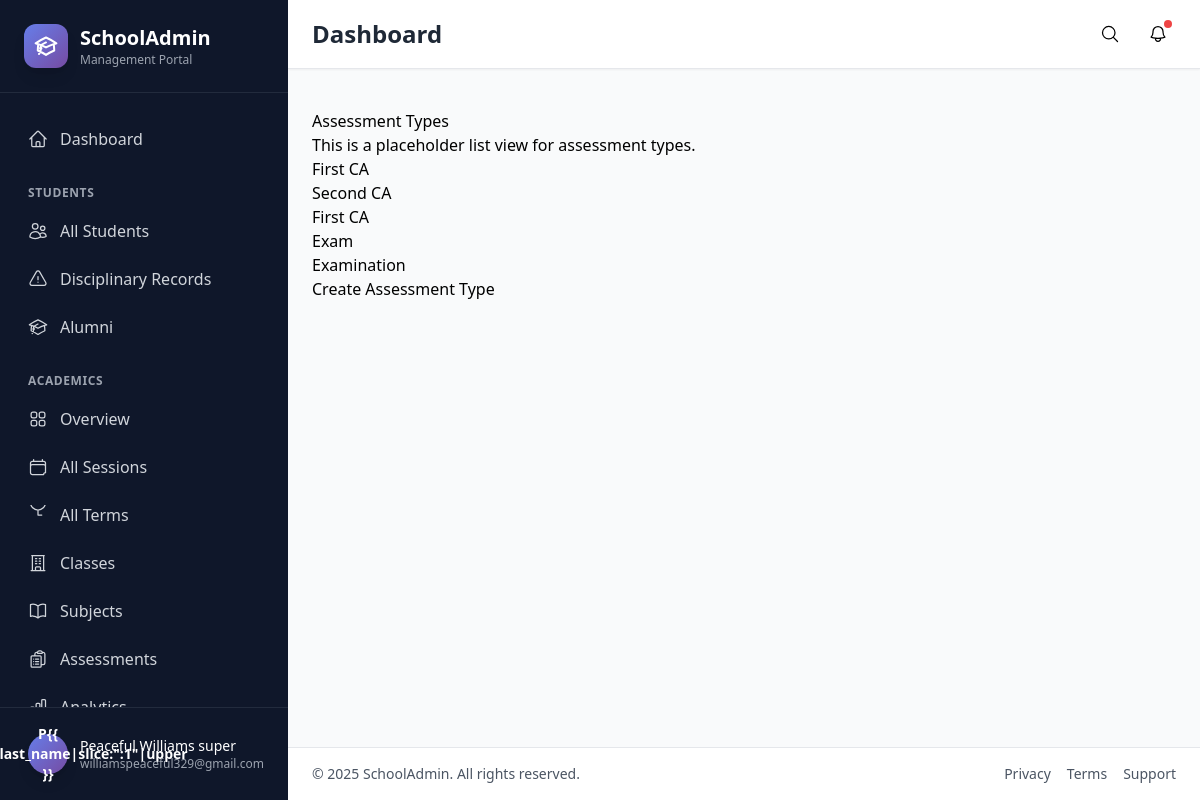
Screenshot of /academics/assessment-types/ (signed in) with the database file from the repository.
### academics/models.py (models this page shows, shortened)
class AssessmentType(models.Model):
    name = models.CharField(max_length=100)  # Weekly Test, CA1, Mid-Term, Exam
    code = models.CharField(max_length=20, unique=True)
    weight = models.IntegerField(
        validators=[MinValueValidator(0), MaxValueValidator(100)]
    )
    max_score = models.IntegerField(default=100)
    description = models.TextField(blank=True)
    class Meta:
        ordering = ["weight"]

### academics/views.py (the view)
# urls.py: path("assessment-types/", views.assessment_type_list, name="assessment_type_list"),
@login_required
@user_passes_test(lambda u: u.is_superuser)
def assessment_type_list(request):
    assessment_types = AssessmentType.objects.all().order_by("weight")
    return render(
        request,
        "academics/assessment_type_list.html",
        {"assessment_types": assessment_types},
    )

### academics/templates/academics/assessment_type_list.html
{% extends 'records/base.html' %}
{% block content %}
<div class="container mt-4">
  <h1>Assessment Types</h1>
  <p>This is a placeholder list view for assessment types.</p>
  {% if assessment_types %}
    <ul class="list-group">{% for at in assessment_types %}<li class="list-group-item">{{ at.name }}</li>{% endfor %}</ul>
  {% else %}
    <p class="text-gray-500">No assessment types yet.</p>
  {% endif %}
  <a class="btn btn-primary mt-3" href="{% url 'academics:assessment_type_create' %}">Create Assessment Type</a>
</div>
{% endblock %}

### records/templates/records/base.html (shortened to what this page needs)
<!DOCTYPE html>
<html lang="en" class="h-full">
{% load static %}
<head>
    <script src="https://cdn.tailwindcss.com"></script>
</head>
<body class="h-full bg-gray-50">
    <div class="flex h-full">
        <aside id="sidebar"
            class="fixed inset-y-0 left-0 z-50 w-72 bg-sidebar-bg text-white transform transition-transform duration-300 lg:translate-x-0 -translate-x-full overflow-hidden sidebar-enter {% if 'login' in request.path %}hidden{% endif %}{% block hide_sidebar %}{% endblock %}">
            <div class="flex flex-col h-full">
                <div class="flex items-center gap-3 px-6 py-6 border-b border-gray-700/50">
                    <div class="bg-gradient-to-br from-primary-500 to-secondary-500 p-2.5 rounded-xl shadow-lg">
                    </div>
                    <div>
                        <h1 class="text-xl font-bold">SchoolAdmin</h1>
                        <p class="text-xs text-gray-400">Management Portal</p>
                    </div>
                </div>
                <nav class="flex-1 px-4 py-6 overflow-y-auto">
                    {% if request.user.is_authenticated %}
                    <a href="{% url 'portal:dashboard' %}" class="sidebar-link">
                        <span>Dashboard</span>
                    </a>
                    {% if request.user.is_staff %}
                    {% if not request.user.is_teacher %}
                    <div class="mt-6">
                        <p class="px-3 text-xs font-semibold text-gray-400 uppercase tracking-wider mb-2">Students</p>
                        <a href="{% url 'records:student_list' %}" class="sidebar-link">
                            <span>All Students</span>
                        </a>
                        <a href="{% url 'committee:offense_list' %}" class="sidebar-link">
                            <span>Disciplinary Records</span>
                        </a>
                        {% if request.user.is_superuser %}
                        <a href="{% url 'records:alumni_list' %}" class="sidebar-link">
                            <span>Alumni</span>
                        </a>
                        {% endif %}
                    </div>
                    {% endif %}
                    <div class="mt-6">
                        <p class="px-3 text-xs font-semibold text-gray-400 uppercase tracking-wider mb-2">Academics</p>
                        <a href="{% url 'academics:dashboard' %}" class="sidebar-link">
                            <span>Overview</span>
                        </a>
                        <a href="{% url 'academics:session_list' %}" class="sidebar-link">
                            <span>All Sessions</span>
                        </a>
                        <a href="{% url 'academics:term_list' %}" class="sidebar-link">
                            <svg xmlns="http://www.w3.org/2000/svg" fill="none" viewBox="0 0 24 24" stroke-width="1.5"
                                stroke="currentColor" class="w-5 h-5">
                                <path stroke-linecap="round" stroke-linejoin="round"
                                    d="M12 6v6h4.5m4.5-15a9 9 0 11-18 0 9 9 0 0118 0z" />
                            </svg>
                            <span>All Terms</span>
                        </a>
                        <a href="{% url 'academics:classroom_list' %}" class="sidebar-link">
                            <span>Classes</span>
                        </a>
                        <a href="{% url 'academics:subject_list' %}" class="sidebar-link">
                            <span>Subjects</span>
                        </a>
                        <a href="{% url 'academics:assessment_list' %}" class="sidebar-link">
                            <span>Assessments</span>
                        </a>
                        <a href="{% url 'academics:performance_analytics' %}" class="sidebar-link">
                            <span>Analytics</span>
                        </a>
                    </div>
                    {% endif %}
                    {% endif %}
                </nav>
                <div class="p-4 border-t border-gray-700/50">
                    {% if request.user.is_authenticated %}
                    <div class="relative group">
                        <button
                            class="w-full flex items-center gap-3 px-3 py-2.5 rounded-lg hover:bg-sidebar-hover transition-colors">
                            <div
                                class="w-10 h-10 rounded-full bg-gradient-to-br from-primary-500 to-secondary-500 flex items-center justify-center text-white font-bold text-sm shadow-lg">
                                {{ request.user.first_name|slice:":1"|upper }}{{ request.user.last_name|slice:":1"|upper
                                }}
                            </div>
                            <div class="flex-1 text-left">
                                <p class="font-medium text-sm truncate">{{ request.user.get_full_name }}</p>
                                <p class="text-xs text-gray-400 truncate">{{ request.user.email }}</p>
                            </div>
                        </button>
                    </div>
                    {% endif %}
                </div>
            </div>
        </aside>
        <div class="flex-1 flex flex-col {% block main_margin %}lg:ml-72{% endblock %}">
            <header class="sticky top-0 z-40 bg-white border-b border-gray-200 backdrop-blur-sm bg-white/95 shadow-sm {% block hide_header %}{% endblock %}">
                <div class="flex items-center justify-between px-6 py-4">
                    <h1 class="text-2xl font-bold text-gray-800">{% block page_title %}Dashboard{% endblock %}</h1>
                    <div class="flex items-center gap-3">
                        <button class="p-2 rounded-lg hover:bg-gray-100 transition-colors" title="Search">
                            <svg xmlns="http://www.w3.org/2000/svg" fill="none" viewBox="0 0 24 24" stroke-width="1.5"
                                stroke="currentColor" class="w-5 h-5">
                                <path stroke-linecap="round" stroke-linejoin="round"
                                    d="M21 21l-5.197-5.197m0 0A7.5 7.5 0 105.196 5.196a7.5 7.5 0 0010.607 10.607z" />
                            </svg>
                        </button>
                        <button class="relative p-2 rounded-lg hover:bg-gray-100 transition-colors"
                            title="Notifications">
                            <span class="absolute top-1 right-1 w-2 h-2 bg-red-500 rounded-full"></span>
                        </button>
                    </div>
                </div>
            </header>
                <main class="flex-1 overflow-y-auto p-6 content-fade">
                                {% block content %}{% endblock %}
            </main>
            <footer class="bg-white border-t border-gray-200 px-6 py-4">
                <div class="flex flex-col sm:flex-row items-center justify-between text-sm text-gray-600 gap-2">
                    <p>&copy; {% now "Y" %} SchoolAdmin. All rights reserved.</p>
                    <div class="flex gap-4">
                        <a href="#" class="hover:text-primary-600 transition-colors">Privacy</a>
                        <a href="#" class="hover:text-primary-600 transition-colors">Terms</a>
                        <a href="#" class="hover:text-primary-600 transition-colors">Support</a>
                    </div>
                </div>
            </footer>
        </div>
    </div>
</body>
</html>

### records/templates/records/base.html (style rules this page uses)
.sidebar-enter { animation: slideInLeft 0.3s ease-out; }
.content-fade { animation: fadeIn 0.4s ease-out; }
.sidebar-link { display: flex; align-items: center; gap: 0.75rem; padding: 0.625rem 0.75rem; border-radius: 0.5rem; color: #d1d5db; transition: all 0.2s ease; margin-bottom: 0.25rem; }

### rows the page displays
AssessmentType: name "First CA"
AssessmentType: name "Second CA"
AssessmentType: name "First CA"
AssessmentType: name "Exam"
AssessmentType: name "Examination"

### other values shown
{{ request.user.first_name|slice:":1"|upper }} "P"
{{ request.user.get_full_name }} "Peaceful Williams super"
{{ request.user.email }} "williamspeaceful329@gmail.com"
